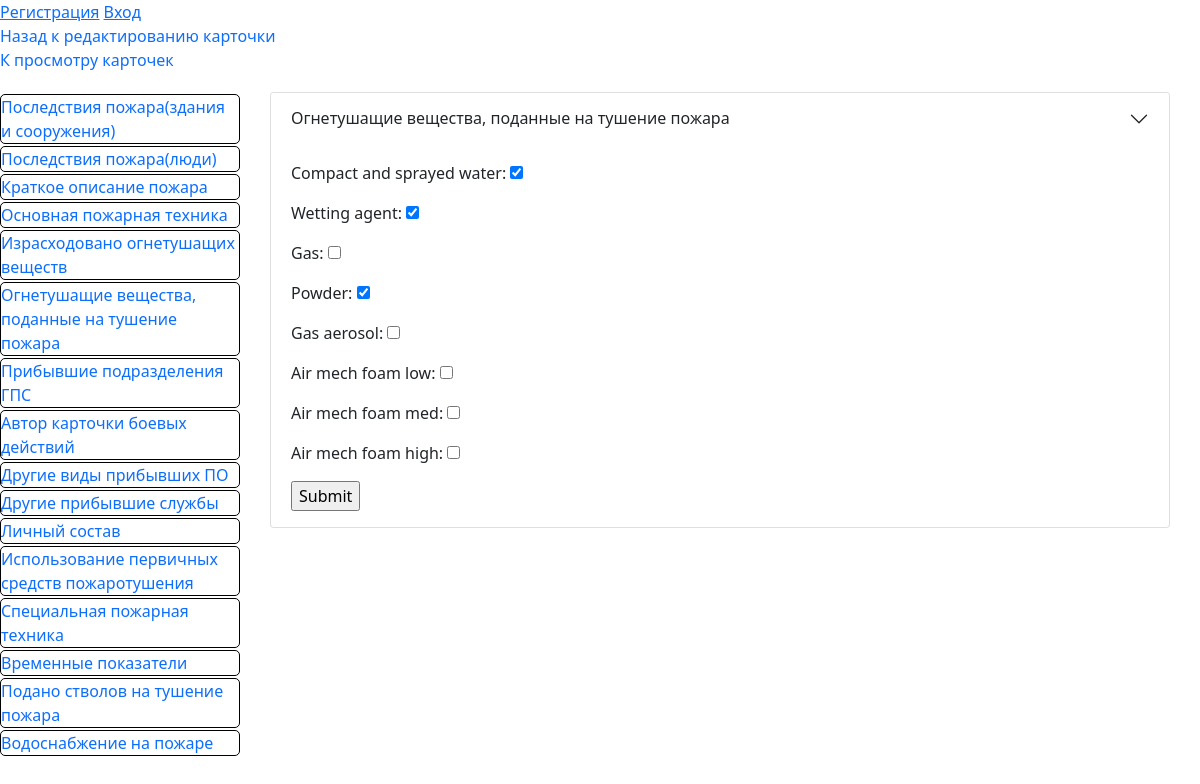
Page /card/1/fire-exting-agents on the committed database.
### fire/models.py (models this page shows)
class FireExtingAgents(models.Model):
    card_id = models.OneToOneField(
        GeneralData, on_delete=models.CASCADE, primary_key=True
    )
    compact_and_sprayed_water = models.BooleanField(null=False, blank=False)
    wetting_agent = models.BooleanField(null=False, blank=False)
    gas = models.BooleanField(null=False, blank=False)
    powder = models.BooleanField(null=False, blank=False)
    gas_aerosol = models.BooleanField(null=False, blank=False)
    air_mech_foam_low = models.BooleanField(null=False, blank=False)
    air_mech_foam_med = models.BooleanField(null=False, blank=False)
    air_mech_foam_high = models.BooleanField(null=False, blank=False)

### fire/views.py (the view)
# urls.py: path('card/<int:card_id>/fire-exting-agents', views.fire_exting_agents, name="fire-exting-agents"),
def fire_exting_agents(request, card_id):
    gd = get_object_or_404(GeneralData, card_id=card_id)
    fireextingagents = getattr(gd, "fireextingagents", None)
    if request.method == "POST":
        form = FireExtingAgentsForm(
            data=request.POST, initial={"card_id": gd}, instance=fireextingagents
        )
        if form.is_valid():
            new_fireextingagents = form.save(commit=False)
            if fireextingagents is None:
                new_fireextingagents.card_id = gd
            new_fireextingagents.save()
            return HttpResponseRedirect(
                resolve_url("fire-exting-agents", card_id=card_id)
            )
        else:
            return render(
                request,
                "fire_exting_agents.html",
                context={"form": form, "card_id": card_id},
            )
    else:
        form = FireExtingAgentsForm(instance=fireextingagents)
    return render(
        request, "fire_exting_agents.html", context={"form": form, "card_id": card_id}
    )

### fire/forms.py
class FireExtingAgentsForm(ModelForm):
    class Meta:
        model = FireExtingAgents
        exclude = [
            "card_id",
        ]

### fire/templates/fire_exting_agents.html (shortened to what this page needs)
{% extends 'base_card.html' %}
{% block card_info %}
<div class="accordion-item">
    <h2 class="accordion-header" id="panelsStayOpen-headingThirteen">
      <button
        class="accordion-button collapsed"
        type="button"
      >
        Огнетушащие вещества, поданные на тушение пожара
      </button>
    </h2>
    <div
      id="panelsStayOpen-collapseThirteen"
    >
      <div class="accordion-body">
        <form
          action={% url 'fire-exting-agents' card_id %} method="POST">
          {{ form.as_p }}
          <input type="submit" value="Submit">
        </form>
      </div>
    </div>
  </div>
  {% endblock card_info %}

### fire/static/main_style.css (style rules this page uses)
* { font-family: Noto Sans, sans-serif !important; }

### fire/static/style.css (style rules this page uses)
* { font-family: Noto Sans, sans-serif !important; }

### rows in the picture
FireExtingAgents: compact_and_sprayed_water "☑", wetting_agent "☑", powder "☑"
